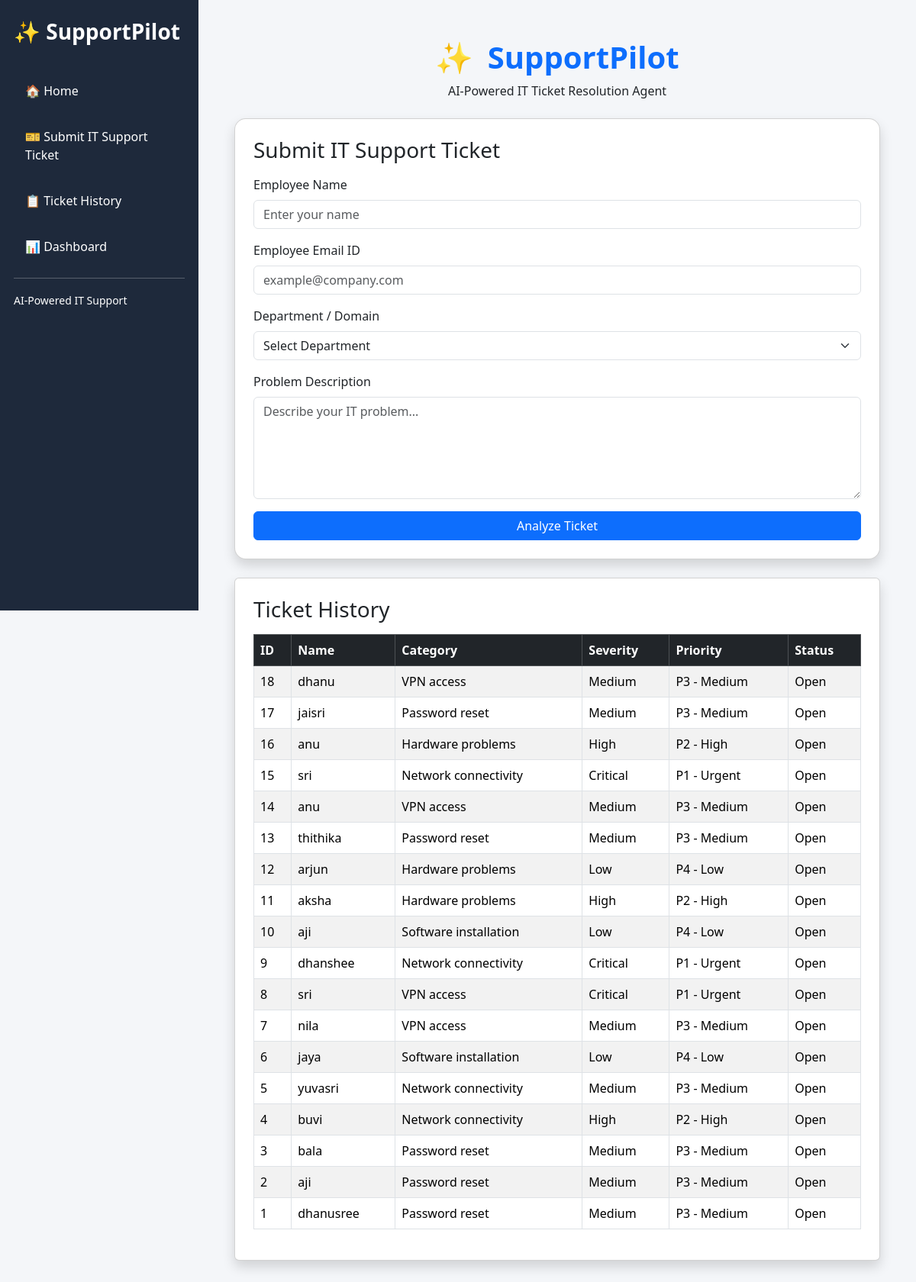
The page / on the database its author committed.
### tables this page shows
CREATE TABLE tickets (
            id INTEGER PRIMARY KEY AUTOINCREMENT,
            name TEXT NOT NULL,
            description TEXT NOT NULL,
            category TEXT,
            severity TEXT,
            priority TEXT,
            status TEXT DEFAULT 'Open'
        , email TEXT, department TEXT);

### app.py (the view, shortened to what this page needs)
@app.route("/", methods=["GET", "POST"])
def home():
    result = None
    tickets = get_all_tickets()
    return render_template(
        "index.html",
        result=result,
        tickets=tickets
    )

### database.py (called while the page is built)
def get_connection():
    return sqlite3.connect(DB_NAME)

def get_all_tickets():
    conn = get_connection()
    cursor = conn.cursor()
    cursor.execute("SELECT * FROM tickets ORDER BY id DESC")
    tickets = cursor.fetchall()
    conn.close()
    return tickets

### templates/index.html (shortened to what this page needs)
<!DOCTYPE html>
<html lang="en">
<head>
    <link href="https://cdn.jsdelivr.net/npm/bootstrap@5.3.3/dist/css/bootstrap.min.css"
          rel="stylesheet">
</head>
<body>
<div class="sidebar">
    <h3>✨ SupportPilot</h3>
    <a href="#home" class="menu-link">🏠 Home</a>
    <a href="#submit-ticket" class="menu-link">🎫 Submit IT Support Ticket</a>
    <a href="#ticket-history" class="menu-link">📋 Ticket History</a>
    <a href="/dashboard" class="menu-link">📊 Dashboard</a>
    <hr>
    <small>AI-Powered IT Support</small>
</div>
<div class="main-content">
    <div class="container-fluid mt-3 mb-5">
        <div class="text-center mb-4" id="home">
            <h1 class="fw-bold text-primary">
                <span style="display:inline-block; margin-right:8px;">✨</span>
                SupportPilot
            </h1>
            <p>AI-Powered IT Ticket Resolution Agent</p>
        </div>
        <div class="card shadow main-card p-4" id="submit-ticket">
            <h3 class="mb-3">Submit IT Support Ticket</h3>
            <form method="POST">
                <div class="mb-3">
                    <label class="form-label">Employee Name</label>
                    <input type="text"
                           name="name"
                           class="form-control"
                           placeholder="Enter your name"
                           required>
                </div>
                <div class="mb-3">
                    <label class="form-label">Employee Email ID</label>
                    <input type="email"
                           name="email"
                           class="form-control"
                           placeholder="example@company.com"
                           required>
                </div>
                <div class="mb-3">
                    <label class="form-label">Department / Domain</label>
                    <select name="department" class="form-select" required>
                        <option value="">Select Department</option>
                    </select>
                </div>
                <div class="mb-3">
                    <label class="form-label">Problem Description</label>
                    <textarea name="description"
                              class="form-control"
                              rows="5"
                              placeholder="Describe your IT problem..."
                              required></textarea>
                </div>
                <button type="submit"
                        class="btn btn-primary w-100">
                    Analyze Ticket
                </button>
            </form>
        </div>
        <div class="card shadow p-4 mt-4" id="ticket-history">
            <h3 class="mb-3">Ticket History</h3>
            {% if tickets %}
                <div class="table-responsive">
                    <table class="table table-striped table-bordered">
                        <thead class="table-dark">
                            <tr>
                                <th>ID</th>
                                <th>Name</th>
                                <th>Category</th>
                                <th>Severity</th>
                                <th>Priority</th>
                                <th>Status</th>
                            </tr>
                        </thead>
                        <tbody>
                            {% for ticket in tickets %}
                                <tr>
                                    <td>{{ ticket[0] }}</td>
                                    <td>{{ ticket[1] }}</td>
                                    <td>{{ ticket[3] }}</td>
                                    <td>{{ ticket[4] }}</td>
                                    <td>{{ ticket[5] }}</td>
                                    <td>{{ ticket[6] }}</td>
                                </tr>
                            {% endfor %}
                        </tbody>
                    </table>
                </div>
            {% else %}
                <p>No tickets submitted yet.</p>
            {% endif %}
        </div>
    </div>
</div>
</body>
</html>

### templates/index.html (style rules this page uses)
body { background: #f4f6f9; margin: 0; }
.sidebar { width: 260px; min-height: 100vh; position: fixed; top: 0; left: 0; background: #17243b; color: white; padding: 25px 18px; z-index: 1000; }
.sidebar h3 { margin-bottom: 35px; font-weight: 700; }
.sidebar a { display: block; color: #cbd5e1; text-decoration: none; padding: 13px 15px; border-radius: 10px; margin-bottom: 10px; transition: 0.2s; }
.sidebar { background: #1e293b; color: white; min-height: 100vh; }
.sidebar a { color: white; text-decoration: none; }
.main-content { margin-left: 260px; padding: 35px; }
.main-card { border-radius: 15px; }
html { scroll-behavior: smooth; }

### rows shown on the page
tickets: id "18", name "dhanu", category "VPN access", severity "Medium", priority "P3 - Medium", status "Open"
tickets: id "17", name "jaisri", category "Password reset", severity "Medium", priority "P3 - Medium", status "Open"
tickets: id "16", name "anu", category "Hardware problems", severity "High", priority "P2 - High", status "Open"
tickets: id "15", name "sri", category "Network connectivity", severity "Critical", priority "P1 - Urgent", status "Open"
tickets: id "14", name "anu", category "VPN access", severity "Medium", priority "P3 - Medium", status "Open"
tickets: id "13", name "thithika", category "Password reset", severity "Medium", priority "P3 - Medium", status "Open"
tickets: id "12", name "arjun", category "Hardware problems", severity "Low", priority "P4 - Low", status "Open"
tickets: id "11", name "aksha", category "Hardware problems", severity "High", priority "P2 - High", status "Open"
tickets: id "10", name "aji", category "Software installation", severity "Low", priority "P4 - Low", status "Open"
tickets: id "9", name "dhanshee", category "Network connectivity", severity "Critical", priority "P1 - Urgent", status "Open"
tickets: id "8", name "sri", category "VPN access", severity "Critical", priority "P1 - Urgent", status "Open"
tickets: id "7", name "nila", category "VPN access", severity "Medium", priority "P3 - Medium", status "Open"
tickets: id "6", name "jaya", category "Software installation", severity "Low", priority "P4 - Low", status "Open"
tickets: id "5", name "yuvasri", category "Network connectivity", severity "Medium", priority "P3 - Medium", status "Open"
tickets: id "4", name "buvi", category "Network connectivity", severity "High", priority "P2 - High", status "Open"
tickets: id "3", name "bala", category "Password reset", severity "Medium", priority "P3 - Medium", status "Open"
tickets: id "2", name "aji", category "Password reset", severity "Medium", priority "P3 - Medium", status "Open"
tickets: id "1", name "dhanusree", category "Password reset", severity "Medium", priority "P3 - Medium", status "Open"
